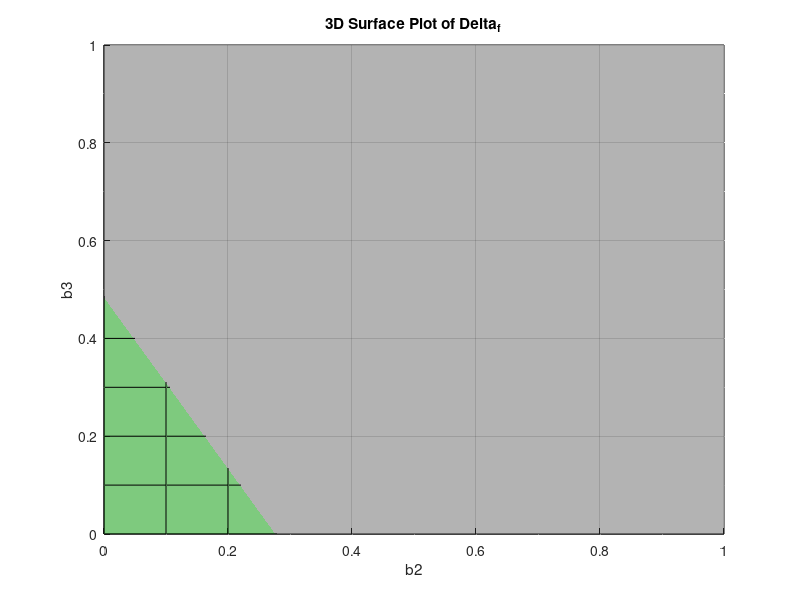

The MATLAB source for this figure:
clc; clear; close all;

%% ======================== Simulation Parameters ========================= %%
N = 3;
n = 10;
m = 2;
I = 2;

L = 1;
G = 1;
eta = 1;
A2 = 1;
C = 112/5;

b2 = 0:0.1:1;  % Range for b2
b3 = 0:0.1:1;  % Range for b3

% Create a grid of coordinates
[B2, B3] = meshgrid(b2, b3);

%% ======================== Compute Delta_F and Delta_G ========================= %%
% Compute F1 and F2
F1 = (5*C*eta^2*L^2) * (((N-1)/(n-1)) * (((1)/(m^2)) * ((n-N)/N) + 1) * m^2 * I^2 ...
    + (1 - ((N-1)/(n-1))) * (1 - m^2 * ((((1)/(m^2)) * ((n-N)/N) + 1) - 1) * (N/(n-N))) * I^2);
F2 = (5*C*eta^2*L^2) * (((N-1)/(n-1)) * m^2 * I^2 + (1 - ((N-1)/(n-1))) * I^2);
Delta_F = F2 - F1; % Positive improvement

% Compute G1 and G2
G1 = (2*C*A2^2*L^2) * ((B3 + B2) .* (((1)/(m^2)) * ((n-N)/N) + 1) * m^2 * I^2 ...
    + B3 .* (1 - m^2 * ((((1)/(m^2)) * ((n-N)/N) + 1) - 1) * (N/(n-N))) * I^2);
G2 = (2*C*A2^2*L^2) * ((B3 + B2) * m^2 * I^2 + B3 * I^2);
Delta_G = G2 - G1; % Should be negative (improvement)

ZeroPlane = zeros(size(B2)); % Reference plane at z = 0

%% ======================== Plot the 3D Surface ========================= %%
figure;
hold on;

% Plot Zero Plane (Reference)
surf(b2, b3, ZeroPlane, 'FaceColor', 'black', 'EdgeColor', 'none', 'FaceAlpha', 0.3);

% Plot Improvement of Upper Bound (Delta_F + Delta_G)
surf(b2, b3, Delta_F + Delta_G, 'FaceColor', 'green', 'FaceAlpha', 0.3);

% Labels and Title
xlabel('b2');
ylabel('b3');
zlabel('Improvement of the upper bound');
title('3D Surface Plot of Delta_f');
grid on;
